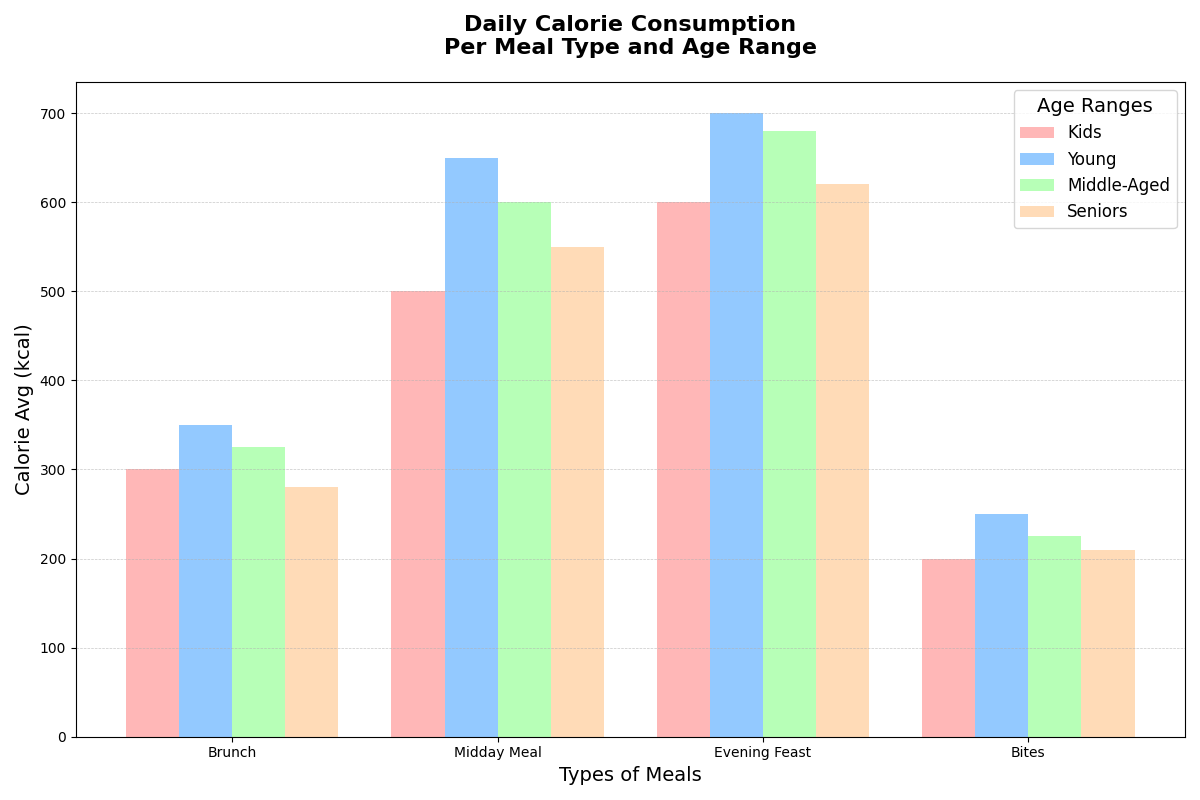

Write Python code to recreate this figure.
import matplotlib.pyplot as plt
import numpy as np

meal_types = ['Brunch', 'Midday Meal', 'Evening Feast', 'Bites']

# Age groups and their corresponding data on daily average calorie intake (in kcal)
age_groups = ['Kids', 'Young', 'Middle-Aged', 'Seniors']
calorie_data = {
    'Breakfast': [300, 350, 325, 280],
    'Lunch': [500, 650, 600, 550],
    'Dinner': [600, 700, 680, 620],
    'Snacks': [200, 250, 225, 210]
}

colors = ['#FF9999', '#66B3FF', '#99FF99', '#FFCC99']

x_positions = np.arange(len(meal_types))
bar_width = 0.2

fig, ax = plt.subplots(figsize=(12, 8))

for idx, age_group in enumerate(age_groups):
    age_group_data = [calorie_data[meal][idx] for meal in ['Breakfast', 'Lunch', 'Dinner', 'Snacks']]
    ax.bar(x_positions + idx * bar_width, age_group_data, bar_width, label=age_group, color=colors[idx], alpha=0.7)

ax.set_title('Daily Calorie Consumption\nPer Meal Type and Age Range', fontsize=16, fontweight='bold', pad=20)
ax.set_xlabel('Types of Meals', fontsize=14)
ax.set_ylabel('Calorie Avg (kcal)', fontsize=14)

ax.set_xticks(x_positions + bar_width * 1.5)
ax.set_xticklabels(meal_types)

ax.legend(title='Age Ranges', fontsize=12, title_fontsize=14)

ax.grid(True, linestyle='--', linewidth=0.5, axis='y', alpha=0.7)

plt.tight_layout()

plt.show()
